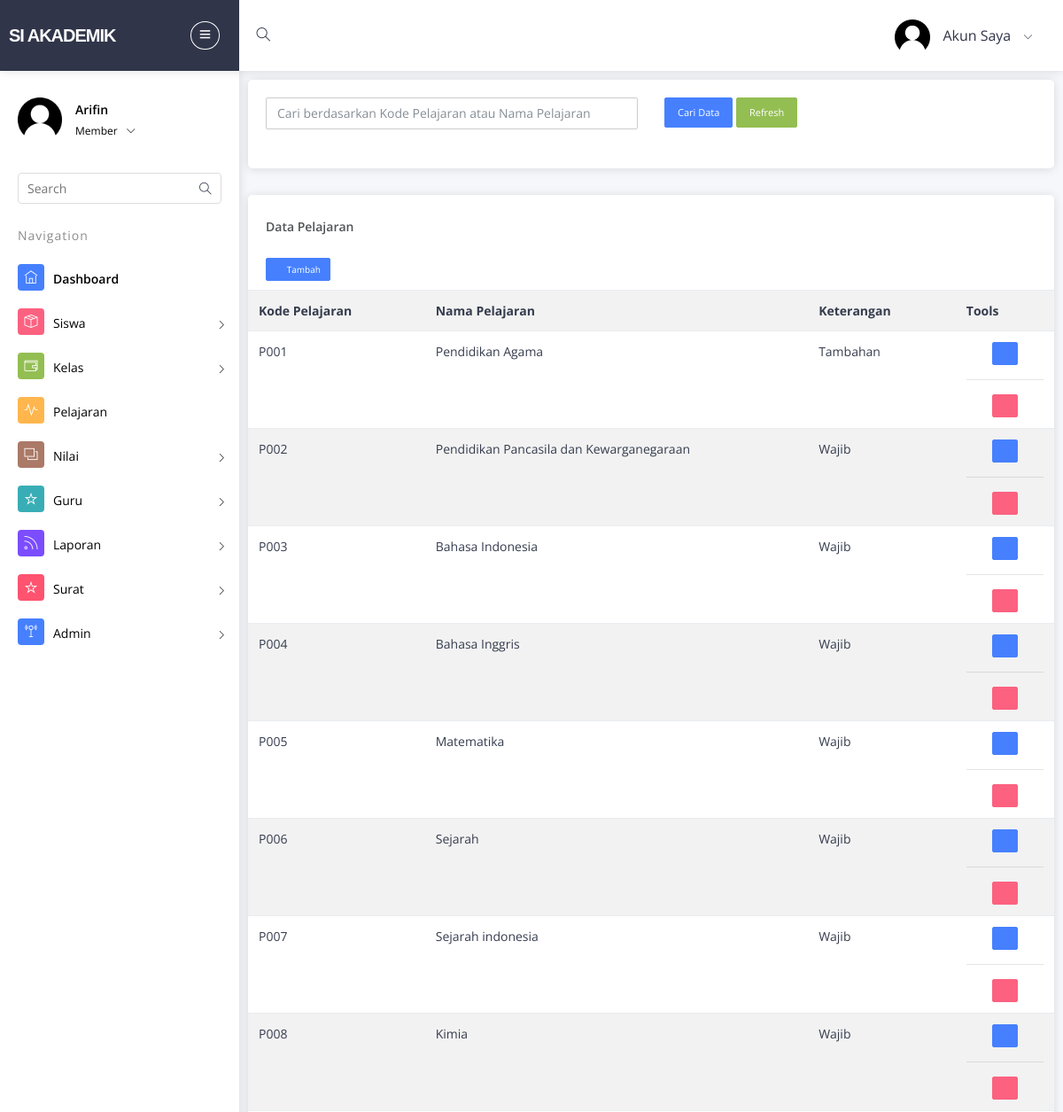
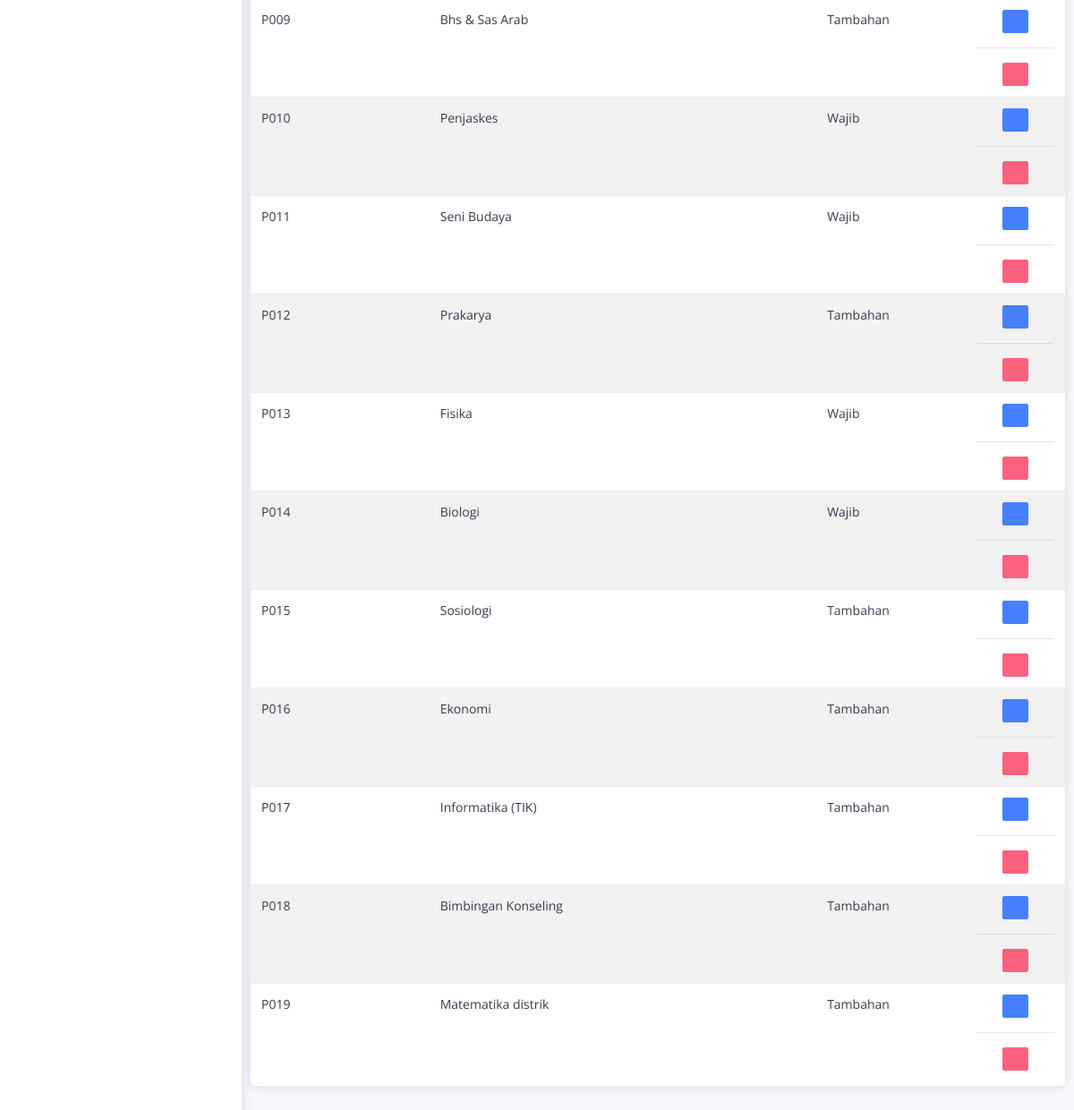
The app's page /admin/pelajaran (signed in) with its own data (2 pictures, top to bottom).
### tables this page shows
CREATE TABLE `pelajaran` (
  `kode_pelajaran` char(4) NOT NULL,
  `nama_pelajaran` varchar(100) NOT NULL,
  `keterangan` varchar(100) NOT NULL
);

### admin/pelajaran.php (the view, shortened to what this page needs)
<?php
if (empty($_SESSION['username'])){
  header('location:../dashboard');
} else {
  ?>
  <!DOCTYPE html>
  <html lang="id">
  <head>
    <link rel="stylesheet" type="text/css" href="../assets/bower_components/bootstrap/css/bootstrap.min.css">
    <link rel="stylesheet" type="text/css" href="../assets/icon/font-awesome/css/font-awesome.min.css">
    <link rel="stylesheet" type="text/css" href="../assets/icon/themify-icons/themify-icons.css">
    <link rel="stylesheet" type="text/css" href="../assets/icon/icofont/css/icofont.min.css">
    <link rel="stylesheet" type="text/css" href="../assets/pages/menu-search/css/component.css">
    <link rel="stylesheet" type="text/css" href="../assets/bower_components/pnotify/css/pnotify.css">
    <link rel="stylesheet" type="text/css" href="../assets/bower_components/pnotify/css/pnotify.brighttheme.css">
    <link rel="stylesheet" type="text/css" href="../assets/bower_components/pnotify/css/pnotify.buttons.css">
    <link rel="stylesheet" type="text/css" href="../assets/bower_components/pnotify/css/pnotify.history.css">
    <link rel="stylesheet" type="text/css" href="../assets/bower_components/pnotify/css/pnotify.mobile.css">
    <link rel="stylesheet" type="text/css" href="../assets/pages/pnotify/notify.css">
    <link rel="stylesheet" type="text/css" href="../assets/css/style.css">
    <link rel="stylesheet" type="text/css" href="../assets/css/jquery.mCustomScrollbar.css">
    <link rel="stylesheet" type="text/css" href="../assets/css/custom.css">
  </head>
  <body>
    <div id="pcoded" class="pcoded">
      <div class="pcoded-container navbar-wrapper">
        <?php
        include 'menu2.php';
        ?>
<?php } ?>
<div class="pcoded-main-container">
  <div class="pcoded-wrapper">
    <?php
    include 'menu.php';
    ?>
    <div class="pcoded-content">
      <div class="pcoded-inner-content">
        <div class="main-body">
          <form action='pelajaran.php' method="POST">
            <div class="card total-request-card">
              <div class="card-block">
                <div class="row" style="margin-bottom:20px">
                  <div class="col-xs-12 col-sm-6">
                    <input type='text' class="form-control" style="margin-bottom: 4px;" name='qcari' placeholder='Cari berdasarkan Kode Pelajaran atau Nama Pelajaran' required />
                  </div>
                  <div class="col-xs-12 col-sm-6">
                    <div class="row">
                      <div class="col-xs-12 col-md-10">
                        <input type='submit' value='Cari Data' class="btn btn-sm btn-primary" />
                        <a href='pelajaran' class="btn btn-sm btn-success">Refresh</i></a>
                      </div>
                    </div>
                  </div>
                </div>
              </div>
            </div>
          </form>
          <div class="card">
            <div class="card-header">
              <h5>Data Pelajaran</h5>
            </div>
            <div class="card-block table-border-style">
              <div class="button-panel" style="padding: 0px 20px 10px 20px;float:left">
                <a class="btn btn-primary btn-bordered btn-mini pull-right" href="input-pelajaran">
                  <i class="icofont icofont-plus-circle"></i>Tambah</a>
                </div>
                <div class="table-responsive">
                 <?php
                 $query1="select * from pelajaran";
                 $tampil=mysql_query($query1) or die(mysql_error());
                 ?>
                 <table class="table table-hover table-striped">
                 <tr>
                  <th style="min-width:80px;white-space: inherit">Kode Pelajaran <i class="icofont-sort"></i></th>
                  <th style="min-width:80px;white-space: inherit">Nama Pelajaran <i class="icofont-sort"></i></th>
                  <th style="min-width:80px;white-space: inherit">Keterangan <i class="icofont-sort"></i></th>
                  <th>Tools</th>
                </tr>
                <?php while($data=mysql_fetch_array($tampil))
                { ?>
                  <tr>
                    <td style="min-width:80px;white-space: inherit"><?php echo $data['kode_pelajaran']; ?></td>
                    <td style="min-width:80px;white-space: inherit"><?php echo $data['nama_pelajaran'];?></td>
                    <td style="min-width:80px;white-space: inherit"><?php echo $data['keterangan'];?></td>
                    <td style="min-width:80px;white-space: inherit"><center><a class="btn btn-mini btn-primary tooltips" data-placement="bottom" data-original-title="Edit Pelajaran" href="edit-pelajaran.php?hal=edit-admin&kd=<?php echo $data['kode_pelajaran'];?>"><span class="icofont-edit"></span></a>
                      <hr /><a class="btn btn-mini btn-danger tooltips" data-placement="bottom" data-original-title="Hapus Pelajaran" href="hapus-pelajaran.php?hal=hapus&kd=<?php echo $data['kode_pelajaran'];?>" onclick="return confirm('Apakah anda akan menghapus <?php echo $data['kode_pelajaran'];?> ?');"><span class="icofont-trash"></a></center></td>
                      </tr>
                      <?php
                    }
                    ?>
                </table>
              </div>
            </div>
          </div>
        </div>
      </div>
    </div>
  </div>
</div>
</div>
</div>
</body>
</html>

### records on screen
pelajaran: kode_pelajaran "P001", nama_pelajaran "Pendidikan Agama", keterangan "Tambahan"
pelajaran: kode_pelajaran "P002", nama_pelajaran "Pendidikan Pancasila dan Kewarganegaraan", keterangan "Wajib"
pelajaran: kode_pelajaran "P003", nama_pelajaran "Bahasa Indonesia", keterangan "Wajib"
pelajaran: kode_pelajaran "P004", nama_pelajaran "Bahasa Inggris", keterangan "Wajib"
pelajaran: kode_pelajaran "P005", nama_pelajaran "Matematika", keterangan "Wajib"
pelajaran: kode_pelajaran "P006", nama_pelajaran "Sejarah", keterangan "Wajib"
pelajaran: kode_pelajaran "P007", nama_pelajaran "Sejarah indonesia", keterangan "Wajib"
pelajaran: kode_pelajaran "P008", nama_pelajaran "Kimia", keterangan "Wajib"
pelajaran: kode_pelajaran "P009", nama_pelajaran "Bhs & Sas Arab", keterangan "Tambahan"
pelajaran: kode_pelajaran "P010", nama_pelajaran "Penjaskes", keterangan "Wajib"
pelajaran: kode_pelajaran "P011", nama_pelajaran "Seni Budaya", keterangan "Wajib"
pelajaran: kode_pelajaran "P012", nama_pelajaran "Prakarya", keterangan "Tambahan"
pelajaran: kode_pelajaran "P013", nama_pelajaran "Fisika", keterangan "Wajib"
pelajaran: kode_pelajaran "P014", nama_pelajaran "Biologi", keterangan "Wajib"
pelajaran: kode_pelajaran "P015", nama_pelajaran "Sosiologi", keterangan "Tambahan"
pelajaran: kode_pelajaran "P016", nama_pelajaran "Ekonomi", keterangan "Tambahan"
pelajaran: kode_pelajaran "P017", nama_pelajaran "Informatika (TIK)", keterangan "Tambahan"
pelajaran: kode_pelajaran "P018", nama_pelajaran "Bimbingan Konseling", keterangan "Tambahan"
pelajaran: kode_pelajaran "P019", nama_pelajaran "Matematika distrik", keterangan "Tambahan"

### other values on screen
$_SESSION['fullname'] "Arifin"
